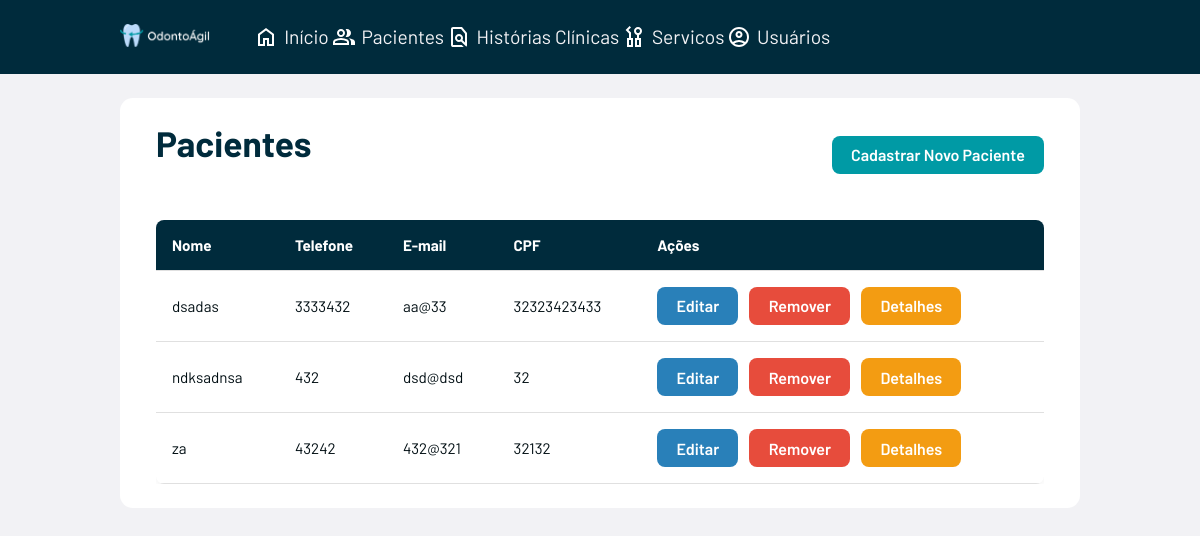
The app's page /pacientes/ with its own data.
### odontoagil/models.py (models this page shows, shortened)
class Paciente(models.Model):
    nome_completo = models.CharField(max_length=200)
    telefone = models.CharField(max_length=20, blank=True)
    email = models.EmailField(blank=True)
    idade = models.IntegerField()
    sexo = models.CharField(max_length=10)
    data_nascimento = models.DateField()
    cpf = models.CharField(max_length=14, unique=True)
    estado_civil = models.CharField(max_length=20, blank=True)
    rg = models.CharField(max_length=20, blank=True)
    cidade = models.CharField(max_length=100)
    estado = models.CharField(max_length=50)
    profissao = models.CharField(max_length=100, blank=True)
    nome_mae = models.CharField(max_length=200, blank=True)
    nome_pai = models.CharField(max_length=200, blank=True)
    nome_contato_familiar = models.CharField(max_length=200, blank=True)
    grau_parentesco = models.CharField(max_length=100, blank=True)
    telefone_contato_familiar = models.CharField(max_length=20, blank=True)

### odontoagil/views.py (the view)
# urls.py: path('pacientes/', views.listar_paciente, name='listar_paciente'),
def listar_paciente(request):
    pacientes = Paciente.objects.all()
    return render(request, 'pacientes/listar_paciente.html', {'pacientes': pacientes})

### odontoagil/templates/pacientes/listar_paciente.html
{% extends 'base.html' %}
{% load static %}
{% block extra_css %}
<link rel="stylesheet" href="{% static 'css/pacientes/listar_paciente.css' %}">
{% endblock %}
{% block content %}
    <header class="cabecalho-conteudo">
        <h1 class="titulo-pagina">Pacientes</h1>
        <a href="{% url 'cadastrar_paciente' %}" class="botao botao-principal">Cadastrar Novo Paciente</a>
    </header>
    {% if pacientes %}
        <div class="tabela-responsiva">
            <table class="tabela-pacientes">
                <thead>
                    <tr>
                        <th>Nome</th>
                        <th>Telefone</th>
                        <th>E-mail</th>
                        <th>CPF</th>
                        <th>Ações</th>
                    </tr>
                </thead>
                <tbody>
                    {% for paciente in pacientes %}
                    <tr>
                        <td>{{ paciente.nome_completo }}</td>
                        <td>{{ paciente.telefone }}</td>
                        <td>{{ paciente.email }}</td>
                        <td>{{ paciente.cpf }}</td>
                        <td>
                            <a href="{% url 'editar_paciente' paciente.id %}" class="botao botao-editar">Editar</a>
                            <a href="{% url 'remover_paciente' paciente.id %}" class="botao botao-remover" onclick="return confirm('Tem certeza que deseja remover este paciente?')">Remover</a>
                            <a href="{% url 'detalhes_paciente' paciente.id %}" class="botao botao-detalhes">Detalhes</a>
                        </td>
                    </tr>
                    {% endfor %}
                </tbody>
            </table>
        </div>
    {% else %}
        <p class="mensagem-vazia">Nenhum paciente cadastrado.</p>
    {% endif %}
{% endblock %}

### odontoagil/static/css/base.css (style rules this page uses)
:root { --primary-color: #002B3C; --secondary-color: #009AA5; --background-color: #f2f2f5; --text-color: #000E13; }
* { margin: 0; padding: 0; box-sizing: border-box; }
body { font-family: 'Barlow', sans-serif; background-color: var(--background-color); color: var(--text-color); max-width: 100dvw; min-height: 100dvh; }

### odontoagil/static/css/pacientes/listar_paciente.css (style rules this page uses)
.titulo-pagina { font-size: 2.2rem; font-weight: 700; color: var(--primary-color); margin-bottom: 1.5rem; }
.cabecalho-conteudo { display: flex; justify-content: space-between; align-items: center; flex-wrap: wrap; row-gap: 1rem; margin-bottom: 2rem; }
.botao { display: inline-block; padding: 0.6rem 1.2rem; border: none; border-radius: 0.5rem; font-size: 1rem; font-weight: 600; text-align: center; text-decoration: none; transition: background-color 0.3s ease; color: #fff; cursor: pointer; }
.botao-principal { background-color: var(--secondary-color); }
.botao-editar { background-color: #2980b9; }
.botao-remover { background-color: #e74c3c; margin-left: 0.5rem; }
.botao-detalhes { background-color: #f39c12; margin-left: 0.5rem; }
.tabela-responsiva { width: 100%; overflow-x: auto; }
.tabela-pacientes { width: 100%; min-width: 720px; border-collapse: collapse; font-size: 0.95rem; background-color: #fff; border-radius: 0.5rem; overflow: hidden; box-shadow: 0 2px 5px rgba(0, 0, 0, 0.05); }
.tabela-pacientes thead { background-color: var(--primary-color); color: #fff; text-align: left; }
.tabela-pacientes th, .tabela-pacientes td { padding: 1rem; border-bottom: 1px solid #e0e0e0; vertical-align: middle; }

### records on screen
Paciente: nome_completo "dsadas", telefone "3333432", email "aa@33", cpf "32323423433"
Paciente: nome_completo "ndksadnsa", telefone "432", email "dsd@dsd", cpf "32"
Paciente: nome_completo "za", telefone "43242", email "432@321", cpf "32132"
